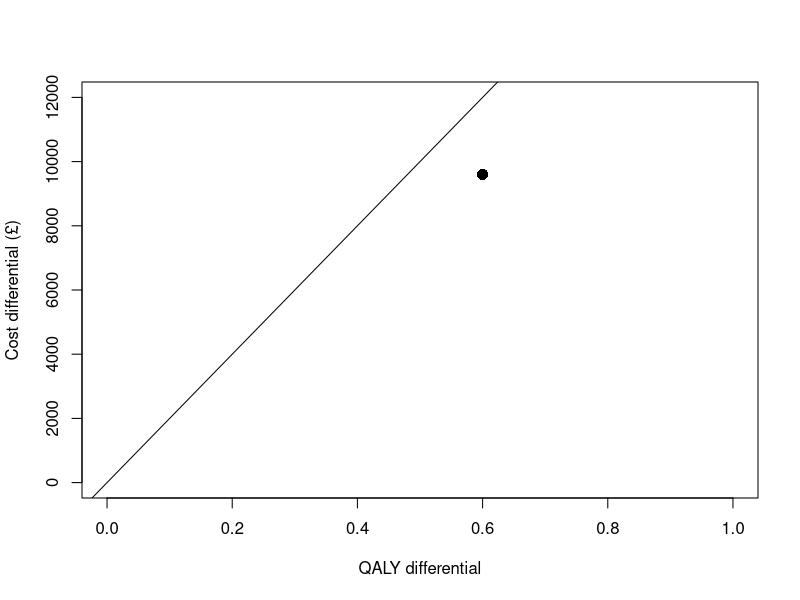
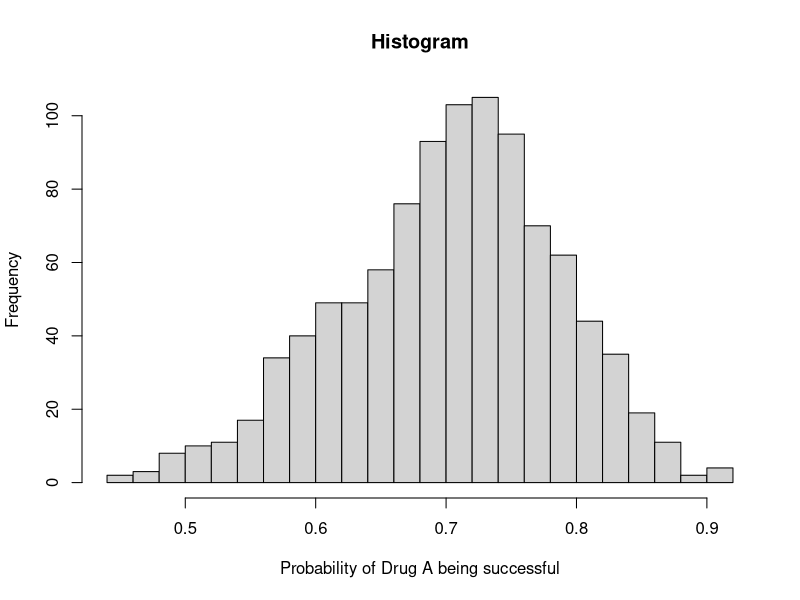
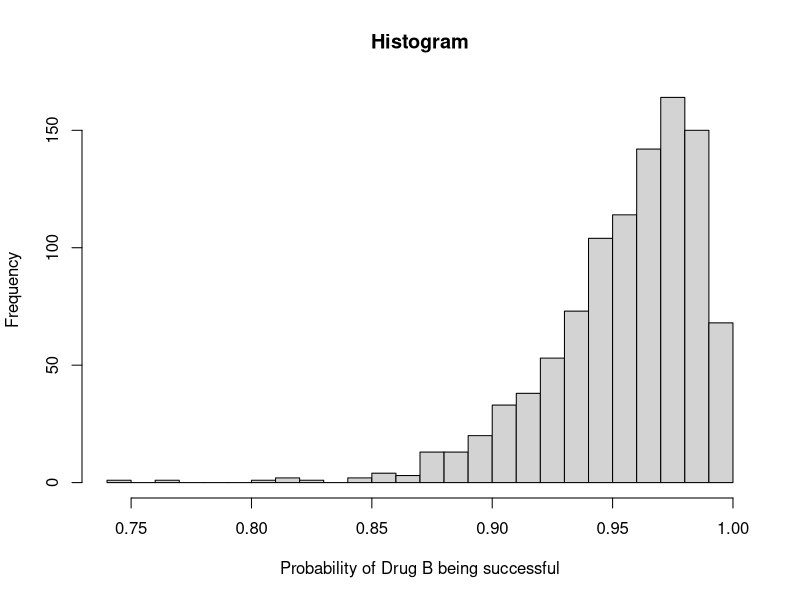
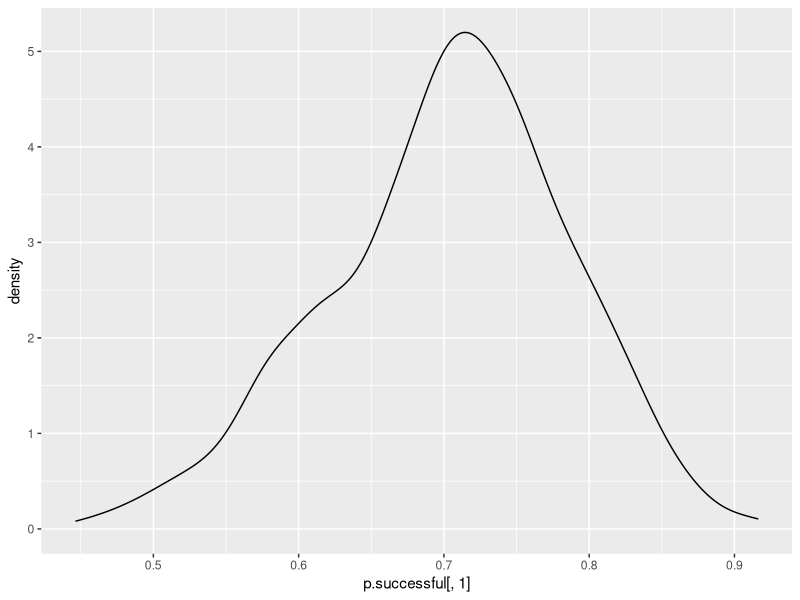

These figures' R source, in order:
#################
# Decision Tree #
#################

# Firstly, let's define the number of treatments we are looking at and their names
n.treatments<-2
t.names<-c("Drug A","Drug B")

# We want to look at the costs, QALYS and probabilities for health states.

# First create some blanks to fill in
c.successful<-c.unsuccessful<-rep(NA,n.treatments)
q.successful<-q.unsuccessful<-rep(NA,n.treatments)
p.successful<-p.unsuccessful<-rep(NA,n.treatments)

# And we can name the vectors to correspond to Drug A and Drug B to keep us calculating correctly
names(c.successful)<-names(c.unsuccessful)<-names(q.successful)<-
  names(q.unsuccessful)<-names(p.successful)<-names(p.unsuccessful)<-t.names


# Now let's start with adding the cost information 

# Cost of treatment 
c.treat<-c(2000,150)

# Cost inputs for each treatment over lifetime horizon
c.successful[1]<-10000
c.unsuccessful[1]<-20000 
c.successful[2]<-5000
c.unsuccessful[2]<-10000

# Let's add in the QALY information 

# QALY inputs for each treatment over lifetime horizon
q.successful[1]<-30
q.unsuccessful[1]<-15
q.successful[2]<-25
q.unsuccessful[2]<-23

# Check and see how the costs and qalys are looking
c.successful
c.unsuccessful
q.successful
q.unsuccessful


# Let's add in the probabilities 

# Probabilities of successful and unsuccessful on new treatment
p.successful[1]<-0.7
p.unsuccessful[1]<-1-(p.successful[1])

# Probabilities of successful and unsuccessful on old treatment
p.successful[2]<-0.95
p.unsuccessful[2]<-1-(p.successful[2])

# Again let's check
p.successful
p.unsuccessful



# Again create some blank cells to fill in for the calculations of costs and QALYs
incremental.costs<-incremental.QALYs<-costs<-QALYs<-rep(NA,n.treatments)

# And we can name the vectors so we again have Drug A and Drug B the right way around
incremental.costs<-incremental.QALYs<-names(costs)<-names(QALYs)<-t.names


# Calculate the total costs and effects so we can calculate the ICER
costs<-c.treat+p.successful*c.successful+p.unsuccessful*c.unsuccessful

QALYs<-p.successful*q.successful+p.unsuccessful*q.unsuccessful

# Do these look right?
costs
QALYs


# Calculate the incremental costs and QALYs
# We use [2] as we are using the old drug as the reference, and want to see the incremental cost per QALY of the new drug
incremental.costs<-costs[1]-costs[2]
incremental.QALYs<-QALYs[1]-QALYs[2]


# Calculate the incremental cost effectiveness ratio
ICER<-incremental.costs/incremental.QALYs

ICER


# Display this in a plot

plot(x = incremental.QALYs, y = incremental.costs,
     
     xlim = c(0,1), ylim = c(0,12000),
     
     pch = 16, cex = 1.5,
     
     xlab = "QALY differential", ylab = "Cost differential (£)")

abline(a = 0, b = 20000)



#################
#  Uncertainty  #
#################

# Firstly let's define the number of simulations to run
n.PSA=1000

# Let's create bigger space for 1000 simulations for different probabilities
p.successful<-p.unsuccessful<-matrix(nrow=n.PSA, ncol=n.treatments)

# Let's calculate the costs and QALYs for each simulation - overwrite the existing information
incremental.costs<-incremental.QALYs<-costs<-QALYs<-matrix(nrow=n.PSA,ncol=n.treatments)
colnames(incremental.costs)<-colnames(incremental.QALYs)<-colnames(p.successful)<-colnames(p.unsuccessful)<-colnames(QALYs)<-colnames(costs)<-t.names


# Probabilities Drug A
p.unsuccessful[,1]<-rbeta(n=n.PSA, shape1=9, shape2=21)
p.successful[,1]<-1-p.unsuccessful[,1]

# Probabilities  Drug B
p.unsuccessful[,2]<-rbeta(n=n.PSA, shape1=2, shape2=40)
p.successful[,2]<-1-p.unsuccessful[,2]

# Is what we have done reasonable?
range(p.successful[,1])
mean(p.successful[,1])

range(p.successful[,2])
mean(p.successful[,2])

# Let's have a look at these on a histogram
hist(p.successful[,1], breaks=20, xlab="Probability of Drug A being successful",main="Histogram")
hist(p.successful[,2], breaks=20, xlab="Probability of Drug B being successful",main="Histogram")


# There are nicer ways to make graphs
library(ggplot2)

# To plot the density function, ggplot likes things as a data frame
data<-as.data.frame(p.successful)

# Look at the different shapes and the x axis values for the types of distributions
ggplot(data, aes(x = p.successful[,1])) +
  geom_density()



# Total cost and effects 
costs[,1]<-c.treat[1]+(p.successful[,1]*c.successful[1])+(p.unsuccessful[,1]*c.unsuccessful[1])
QALYs[,1]<-(p.successful[,1]*q.successful[1])+(p.unsuccessful[,1]*q.unsuccessful[1])

costs[,2]<-c.treat[2]+(p.successful[,2]*c.successful[2])+(p.unsuccessful[,2]*c.unsuccessful[2])
QALYs[,2]<-(p.successful[,2]*q.successful[2])+(p.unsuccessful[,2]*q.unsuccessful[2])

# Does this look reasonable?
head(costs)
head(QALYs)

# Incremental outcomes
incremental.costs<-costs[,1]-costs[,2]
incremental.QALYs<-QALYs[,1]-QALYs[,2]

# Overall summary
# Average costs and effects
colMeans(costs)
colMeans(QALYs)

